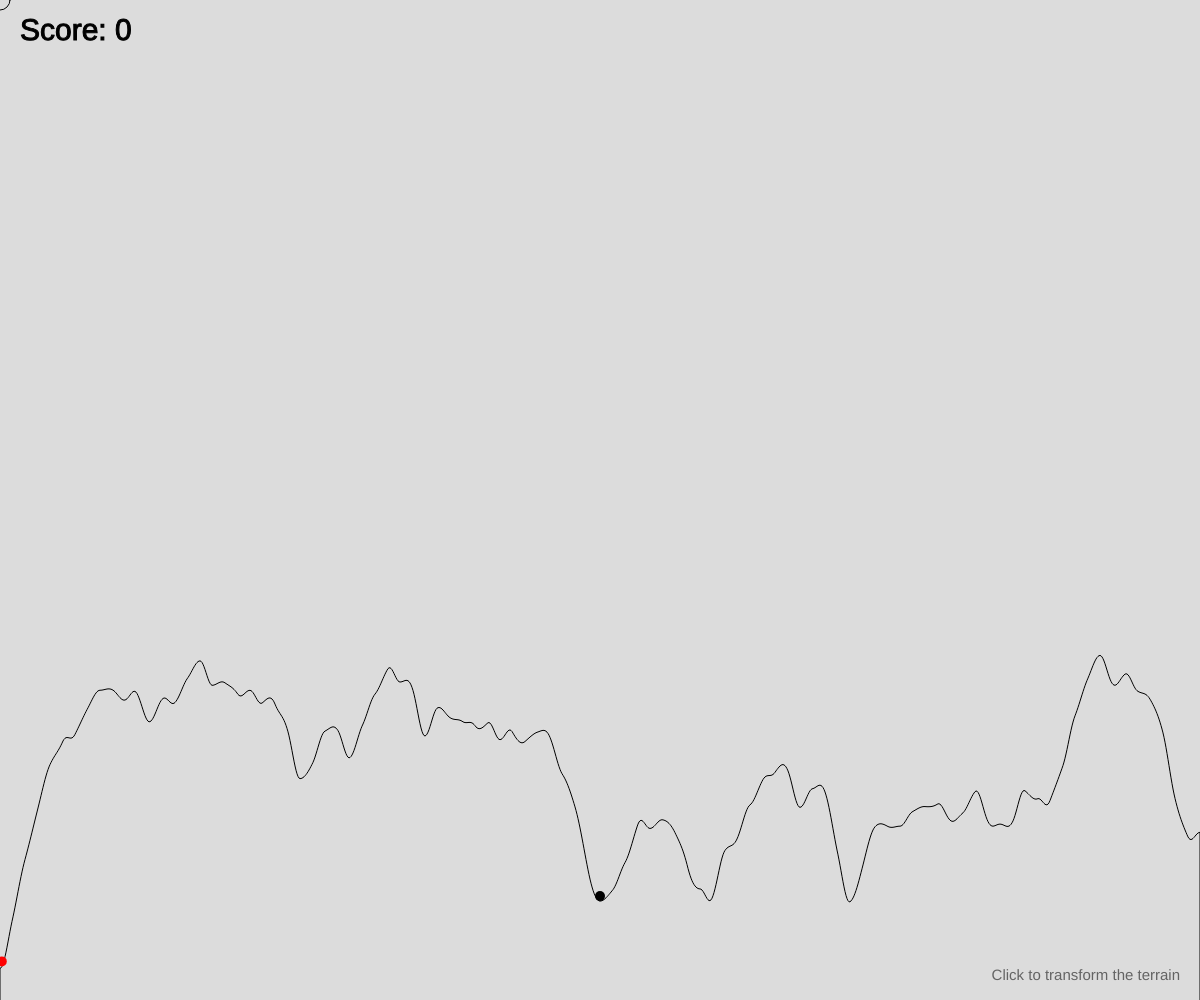
Frame 1 (no input)
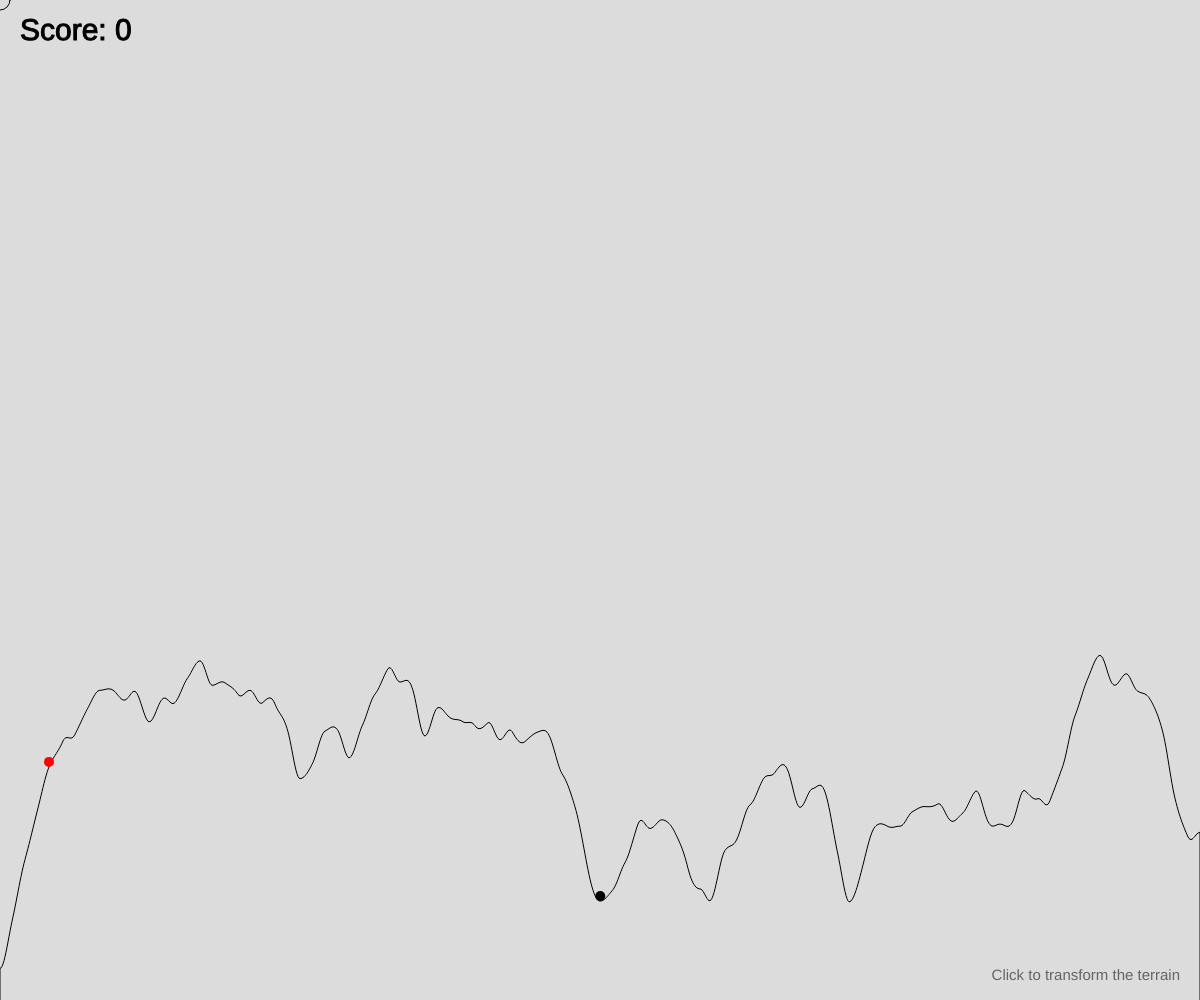
Frame 60 (no input)
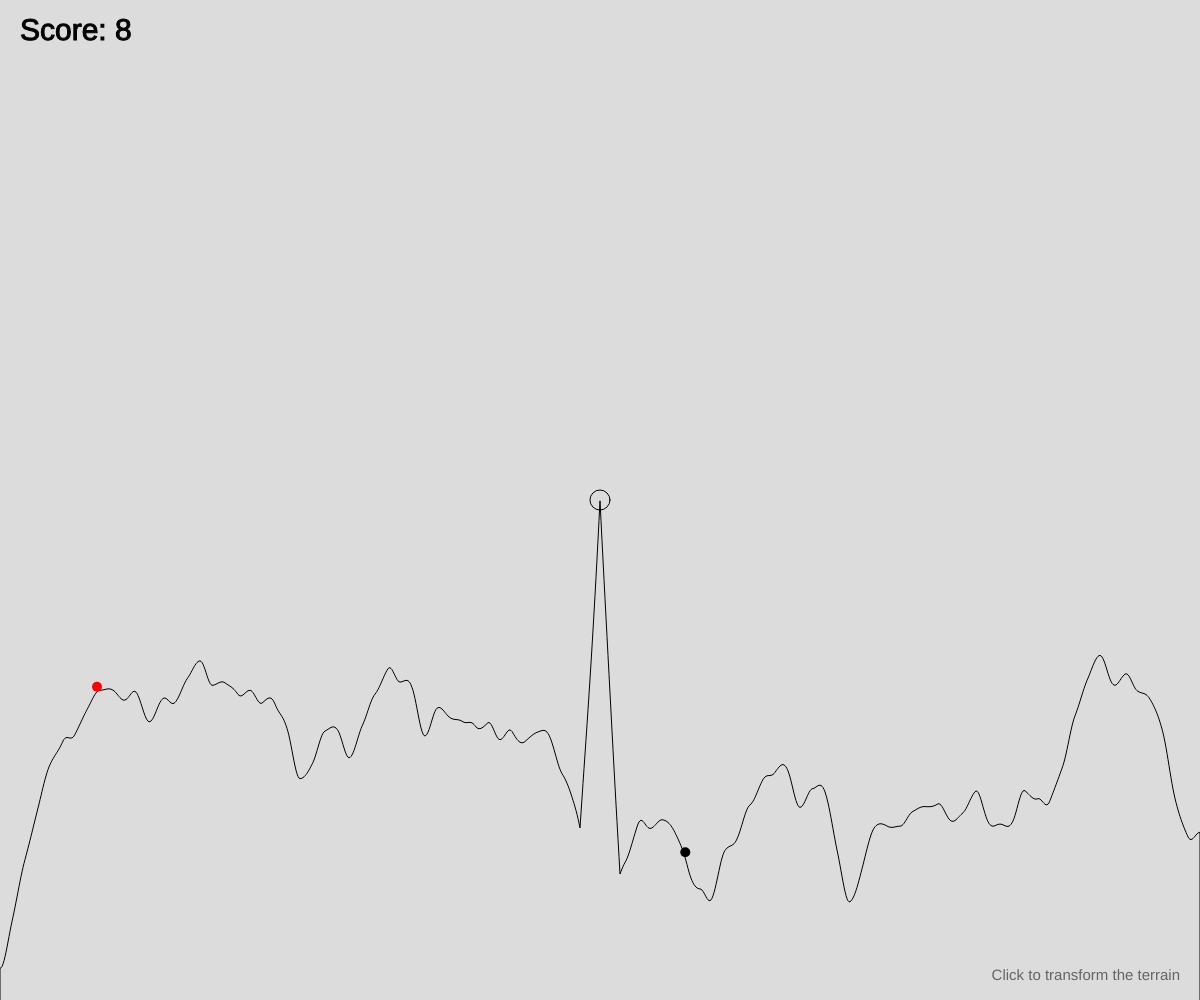
Frame 120 (the mouse pressed at the canvas centre since frame 60)

The p5.js sketch that drew these frames (run headless with seeded random() and noise() and a simulated clock; from frame 60 on, the mouse is pressed at the canvas centre):

// p5.js sketch
// ── sketch.js
let m;
let mDrawOffset = 0, mDrawOffsetSpeed = 0;
let bx;
let bvx = 0;

const friction = 0.01;

const mapRenderStep = 1;
const ballRadius = 5;

let score = 0;
let mineSign = 1, miningRadius = 20;

let enemyX;

let gameOver = false;

var isMobile = false;

function setup() {
    createCanvas(windowWidth, windowHeight);

    reset();
}

function reset() {
    noiseSeed(random(1000000));
    m = new Map(0.01 * mapRenderStep);

    bx = width / 2;
    bx /= mapRenderStep;
    bvx = 0;
    mDrawOffset = 0;
    score = 0;

    gameOver = false;

    enemyX = bx - width / 2 / mapRenderStep + 1;
    enemyVx = 0.8;
}

function mousePressed() {
    if (mouseY < 100) {
        reset();
    }

    if (gameOver && isMobile) {
        reset();
    }
}

function keyPressed() {
    switch (key) {
        case 's':
            mineSign *= -1;
            break;
        case '`':
            gameOver = true;
            break;
    }

    switch (keyCode) {
        case 82: // r
            reset();
            break;
    }
}

function draw() {
    background(220);

    if (touches.length > 0) {
        isMobile = true;
    }

    m.display(mapRenderStep, mDrawOffset);

    moveMap();

    if (!gameOver) {
        gameLoop();
    } else {
        gameOverLoop();
    }

    displayPlayer();
    displayEnemy();

    displayDesktopControlsHints();

    // noFsuseX + miningRadius, 0, mouseX + miningRadius, height);
}

const REGION_SIZE = 16;


// ── enemy.js
function moveEnemy() {
    enemyX += enemyVx;
}

function displayEnemy() {
    let enemyY = m.getHeightAt(enemyX);
    fill(255, 0, 0);
    noStroke();
    circle((enemyX - mDrawOffset) * mapRenderStep, height * (1 - enemyY) - ballRadius, ballRadius * 2);
}
// ── gameLoop.js
function gameLoop() {
    transformTerrain();
    movePlayer();
    moveEnemy();
    displayScore();

    gameOver = checkIfGameIsOver();
}

function moveMap() {
    // let offsetDiff = Math.round(bx - width / 2 / mapRenderStep) - mDrawOffset;
    // if (offsetDiff > width / 4 / mapRenderStep || mDrawOffsetSpeed > 0 && offsetDiff > width / 2 / mapRenderStep) {
    //     mDrawOffsetSpeed = offsetDiff / 50;
    // } else {
    //     mDrawOffsetSpeed = 0;
    // }

    if (bx - mDrawOffset > width / mapRenderStep) {
        mDrawOffsetSpeed = 10 / mapRenderStep;
    }

    if (mDrawOffsetSpeed > 0 && Math.round(bx - width / 2 / mapRenderStep) - mDrawOffset < 0) {
        mDrawOffsetSpeed = 0;
    }

    if (gameOver && keyIsPressed) {
        switch(keyCode) {
            case 37: case 65:
                mDrawOffset -= 5 / mapRenderStep;
                break;
            case 39: case 68:
                mDrawOffset += 5 / mapRenderStep;
                break;
        }
    } else {
        mDrawOffset += mDrawOffsetSpeed;
    }
}

function transformTerrain() {
    if (mouseIsPressed || touches.length > 0) {
        let inGameMouseX = Math.round(mouseX / mapRenderStep + mDrawOffset);
        let heightAtMouseX = m.getHeightAt(inGameMouseX);
        let relMouseY = 1 - mouseY / height;
        m.mineAt(inGameMouseX, miningRadius, 0.1 * (heightAtMouseX - relMouseY));
    }
    circle(mouseX, mouseY, miningRadius);
}

function checkIfGameIsOver() {
    return bx <= enemyX;
}

function displayScore() {
    score = max(Math.floor((bx - width / 2 / mapRenderStep) * 0.1 * mapRenderStep), score);

    fill(0);
    textAlign(LEFT);
    textSize(30);
    text("Score: " + score, 20, 40);
}
// ── gameOverLoop.js
function gameOverLoop() {
    noStroke();
    fill(255, 200);
    rect(0, height / 2 - 100, width, 200);

    noStroke();
    fill(200, 0, 0);
    textAlign(CENTER);
    textSize(60);
    text("Game Over!", width / 2, height / 2);

    displayGameOverHints();
}
// ── hints.js
function displayDesktopControlsHints() {
    noStroke();
    fill(100);
    textSize(15);
    textAlign(RIGHT);
    // text("Use the arrow keys or [A]-[D] to move the camera", width - 20, height - 20);
    text("Click to transform the terrain", width - 20, height - 20);
}

function displayGameOverHints() {
    textAlign(CENTER);
    textSize(20);
    fill(0);
    text("Score: " + score, width / 2, height / 2 + 45);
    text("Press [R] to restart", width / 2, height / 2 + 70);

    if (isMobile) {
        if (touches.length > 0) {
            reset();
        }
    } else if (mouseY > height / 2 + 70 - 20 && mouseY < height / 2 + 70 + 10) {
        cursor(HAND);

        if (mouseIsPressed || touches.length > 0) {
            reset();
            cursor(ARROW);
        }
    } else {
        cursor(ARROW);
    }
}
// ── map.js
class Map {
    constructor(noiseStep) {
        this.noiseStep = noiseStep;
        this.regions = {};
    }

    getRegionIdxAt(x) {
        return Math.floor(x / REGION_SIZE);
    }

    getGradientAt(x) {
        return this.getHeightAt(x - 1) - this.getHeightAt(x + 1);
    }

    createRegion(regIdx) {
        console.log(regIdx);
        this.regions[regIdx] = new Region(regIdx * REGION_SIZE, this.noiseStep);
    }

    getRegionAt(x) {
        let regIdx = this.getRegionIdxAt(x);
        if (! (regIdx in this.regions)) {
            this.createRegion(regIdx);
        }

        return this.regions[regIdx];
    }

    getHeightAt(x) {
        x = Math.round(x);
        let region = this.getRegionAt(x);
        let localX = x % REGION_SIZE;
        // if (localX < 0) {
        //     localX = REGION_SIZE + localX;
        // }
        return region.getHeightAt(localX);
    }

    display(step = 1, offset = 0) {
        noFill();
        stroke(0);
        beginShape();
        vertex(0, height);
        for (let x = offset; x <= width / step + offset; ++x) {
            let y = height * (1 - this.getHeightAt(x));
            vertex((x - offset) * step, y);
        }
        vertex(width, height);
        endShape();
    }

    mineAt(x, mineRadius = 20, baseSpeed = 0.005) {
        x = Math.round(x);

        for (let lx = x - mineRadius; lx < x + mineRadius; ++lx) {
            let regIdx = this.getRegionIdxAt(lx);
            let localX = lx % REGION_SIZE;
            this.regions[regIdx].decreseHeightAt(localX, baseSpeed * (1 - (Math.abs(lx - x) / mineRadius)));
        }
    }
}
// ── player.js
function movePlayer() {
    let bax = m.getGradientAt(bx) * 10 / mapRenderStep;
    bvx *= 1 - friction;
    bvx += bax;
    bx += bvx;
    if (bx <= 1) {
        bx = 1;
        bvx *= -1;
        bx += bvx;
    }
}

function displayPlayer() {
    let by = m.getHeightAt(bx);
    fill(0);
    noStroke();
    circle((bx - mDrawOffset) * mapRenderStep, height * (1 - by) - ballRadius, ballRadius * 2);
}
// ── region.js
class Region {
    constructor(offset, noiseStep, steepness = 0.5) {
        this.heightMap = [];
        this.offset = offset;
        this.noiseStep = noiseStep;
        this.steepness = steepness;
    }

    isGenerated() {
        return this.heightMap.length === REGION_SIZE;
    }

    generate() {
        this.heightMap = [];

        for (let i = this.offset; i < this.offset + REGION_SIZE; i++) {
            this.heightMap.push(noise(i * this.noiseStep) * this.steepness);
        }
    }

    getHeightAt(localX) {
        if (!this.isGenerated()) {
            this.generate();
        }
        return this.heightMap[localX];
    }

    decreseHeightAt(localX, by = 0.001) {
        if (!this.isGenerated()) {
            this.generate();
        }

        console.log(by);

        this.heightMap[localX] -= by;
    }
}
// ── style.css
html, body {
    margin: 0;
    padding: 0;
    overflow: hidden;
}
canvas {
    display: block;
    user-select: none;
}
